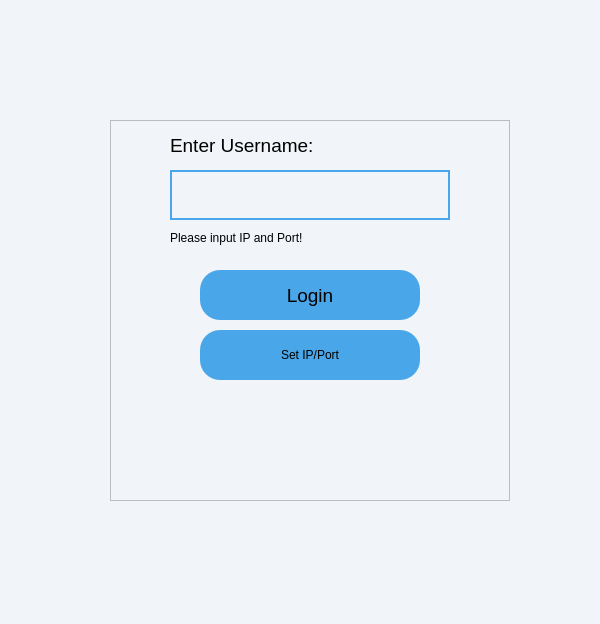
<?xml version="1.0" encoding="UTF-8"?>
<ui version="4.0">
 <class>MainWindow</class>
 <widget class="QMainWindow" name="MainWindow">
  <property name="geometry">
   <rect>
    <x>0</x>
    <y>0</y>
    <width>600</width>
    <height>624</height>
   </rect>
  </property>
  <property name="windowTitle">
   <string>MainWindow</string>
  </property>
  <property name="layoutDirection">
   <enum>Qt::LeftToRight</enum>
  </property>
  <property name="styleSheet">
   <string notr="true">background-color:hsl(210, 36%, 96%);;
display: flex;
flex-direction: column;
align-items: center;</string>
  </property>
  <widget class="QWidget" name="centralwidget">
   <widget class="QFrame" name="frame">
    <property name="geometry">
     <rect>
      <x>110</x>
      <y>120</y>
      <width>400</width>
      <height>381</height>
     </rect>
    </property>
    <property name="frameShape">
     <enum>QFrame::StyledPanel</enum>
    </property>
    <property name="frameShadow">
     <enum>QFrame::Raised</enum>
    </property>
    <widget class="QPushButton" name="loginButton">
     <property name="geometry">
      <rect>
       <x>90</x>
       <y>150</y>
       <width>220</width>
       <height>50</height>
      </rect>
     </property>
     <property name="sizePolicy">
      <sizepolicy hsizetype="Preferred" vsizetype="Fixed">
       <horstretch>0</horstretch>
       <verstretch>0</verstretch>
      </sizepolicy>
     </property>
     <property name="font">
      <font>
       <family>MS Shell Dlg 2</family>
       <pointsize>14</pointsize>
       <weight>50</weight>
       <italic>false</italic>
       <bold>false</bold>
      </font>
     </property>
     <property name="autoFillBackground">
      <bool>false</bool>
     </property>
     <property name="styleSheet">
      <string notr="true">border-radius:20px;
background-color: hsl(205, 78%, 60%);
font: 14pt &quot;MS Shell Dlg 2&quot;;
</string>
     </property>
     <property name="text">
      <string>Login</string>
     </property>
     <property name="iconSize">
      <size>
       <width>20</width>
       <height>20</height>
      </size>
     </property>
    </widget>
    <widget class="QTextEdit" name="userName">
     <property name="geometry">
      <rect>
       <x>60</x>
       <y>50</y>
       <width>280</width>
       <height>50</height>
      </rect>
     </property>
     <property name="font">
      <font>
       <pointsize>18</pointsize>
      </font>
     </property>
     <property name="focusPolicy">
      <enum>Qt::ClickFocus</enum>
     </property>
     <property name="toolTipDuration">
      <number>0</number>
     </property>
     <property name="layoutDirection">
      <enum>Qt::LeftToRight</enum>
     </property>
     <property name="autoFillBackground">
      <bool>false</bool>
     </property>
     <property name="styleSheet">
      <string notr="true">  height: 3rem;
  width: 95%;
  box-sizing: border-box;
  font-size: 1.5rem;
  color: hsl(205, 78%, 60%);
  padding: 0.25rem 0.5rem;
  text-transform: capitalize;

  transition: all 0.3s linear;
  cursor: pointer;</string>
     </property>
     <property name="frameShape">
      <enum>QFrame::WinPanel</enum>
     </property>
     <property name="frameShadow">
      <enum>QFrame::Plain</enum>
     </property>
     <property name="lineWidth">
      <number>12</number>
     </property>
     <property name="midLineWidth">
      <number>0</number>
     </property>
    </widget>
    <widget class="QPushButton" name="setIpPort">
     <property name="geometry">
      <rect>
       <x>90</x>
       <y>210</y>
       <width>220</width>
       <height>50</height>
      </rect>
     </property>
     <property name="styleSheet">
      <string notr="true">border-radius:20px;
background-color: hsl(205, 78%, 60%);
font: 14pt &quot;MS Shell Dlg 2&quot;;
</string>
     </property>
     <property name="text">
      <string>Set IP/Port</string>
     </property>
    </widget>
    <widget class="QLabel" name="noIpPortLabel">
     <property name="geometry">
      <rect>
       <x>60</x>
       <y>110</y>
       <width>161</width>
       <height>16</height>
      </rect>
     </property>
     <property name="text">
      <string>Please input IP and Port!</string>
     </property>
    </widget>
    <widget class="QLabel" name="label">
     <property name="geometry">
      <rect>
       <x>60</x>
       <y>10</y>
       <width>191</width>
       <height>31</height>
      </rect>
     </property>
     <property name="font">
      <font>
       <pointsize>14</pointsize>
      </font>
     </property>
     <property name="text">
      <string>Enter Username:</string>
     </property>
    </widget>
   </widget>
  </widget>
  <widget class="QMenuBar" name="menubar">
   <property name="geometry">
    <rect>
     <x>0</x>
     <y>0</y>
     <width>600</width>
     <height>26</height>
    </rect>
   </property>
  </widget>
  <widget class="QStatusBar" name="statusbar"/>
  <action name="actionPort_Number">
   <property name="text">
    <string>Port Number</string>
   </property>
  </action>
  <action name="actionIP_Address">
   <property name="text">
    <string>IP Address</string>
   </property>
  </action>
 </widget>
 <resources/>
 <connections/>
</ui>
